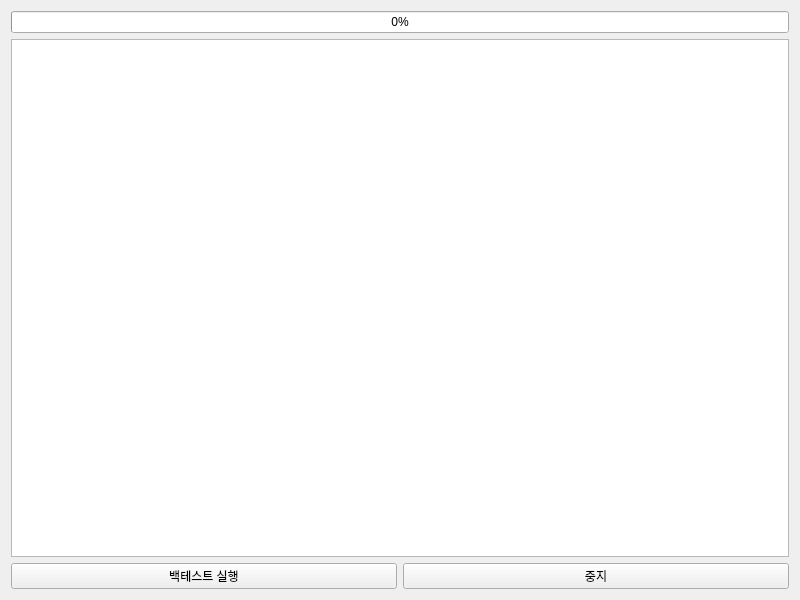
<?xml version="1.0" encoding="UTF-8"?>
<ui version="4.0">
 <class>BacktestRunnerForm</class>
 <widget class="QWidget" name="BacktestRunnerForm">
  <property name="geometry">
   <rect>
    <x>0</x>
    <y>0</y>
    <width>800</width>
    <height>600</height>
   </rect>
  </property>
  <property name="windowTitle">
   <string>백테스트 실행</string>
  </property>
  <layout class="QVBoxLayout" name="verticalLayout">
   <item>
    <widget class="QProgressBar" name="progressBar">
     <property name="value">
      <number>0</number>
     </property>
    </widget>
   </item>
   <item>
    <widget class="QTextEdit" name="txtResults">
     <property name="readOnly">
      <bool>true</bool>
     </property>
    </widget>
   </item>
   <item>
    <layout class="QHBoxLayout" name="horizontalLayout">
     <item>
      <widget class="QPushButton" name="btnRun">
       <property name="text">
        <string>백테스트 실행</string>
       </property>
      </widget>
     </item>
     <item>
      <widget class="QPushButton" name="btnStop">
       <property name="text">
        <string>중지</string>
       </property>
      </widget>
     </item>
    </layout>
   </item>
  </layout>
 </widget>
 <resources/>
 <connections/>
</ui>
